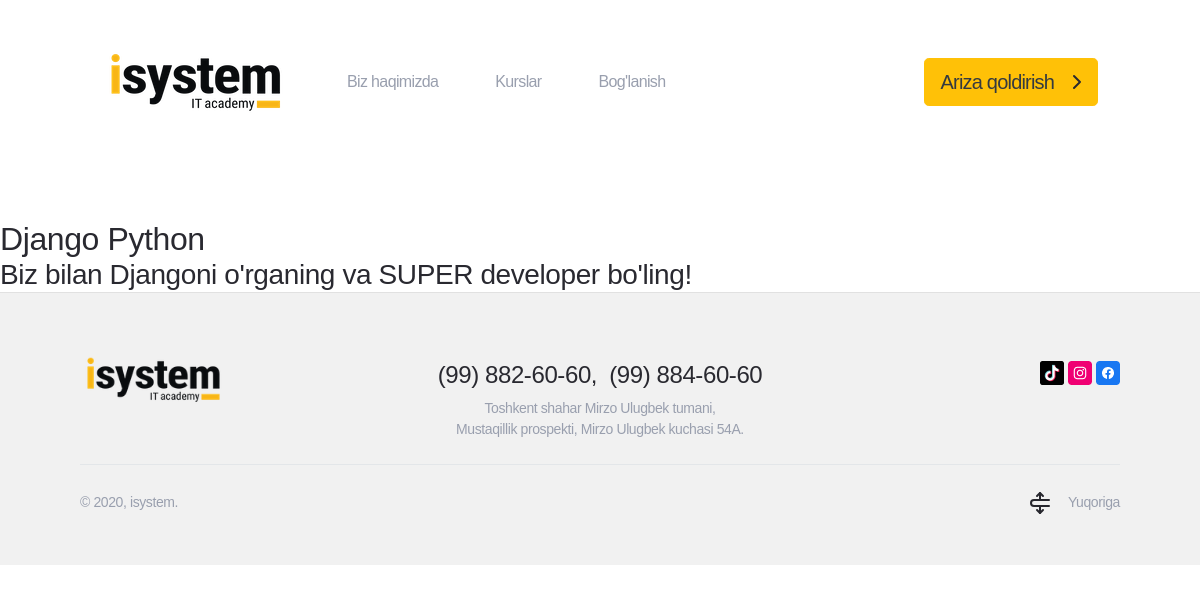
The page /courses/django-python on the database its author committed.
### courses/models.py (models this page shows, shortened)
class Course(models.Model):
    title = models.CharField(max_length=150)
    month = models.IntegerField(default=3)
    day = models.IntegerField(default=3)
    price = models.IntegerField(default=0)
    desc = models.TextField()
    slug = models.SlugField(blank=True, null=True, unique=True)
    is_published = models.BooleanField(default=False)
    created_at = models.DateTimeField(auto_now_add=True)
    class Meta:
        verbose_name = 'Kurs'
        verbose_name_plural = 'Kurslar'

### courses/views.py (the view)
# urls.py: path('courses/<slug:slug>', courses_detail_view),
def courses_detail_view(request, slug):
    post = Course.objects.get(slug=slug)
    context = {
        'post': post
    }
    return render(request, 'courses_detail.html', context)

### templates/courses_detail.html
{% extends 'base.html' %}
{% block content %}
    <h2>{{ post.title }}</h2>
    <h3>{{ post.desc }}</h3>
{% endblock %}

### rows shown on the page
Course: title "Django Python", desc "Biz bilan Djangoni o'rganing va SUPER developer bo'ling!"
